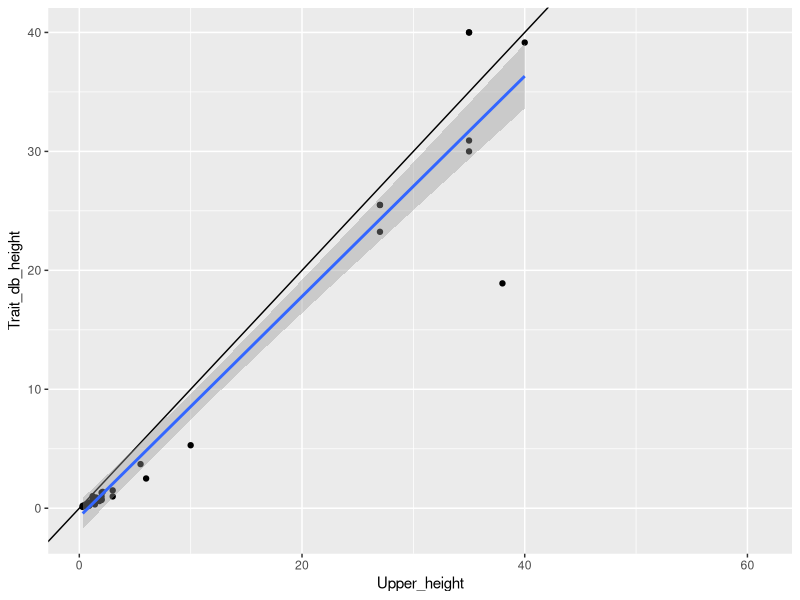
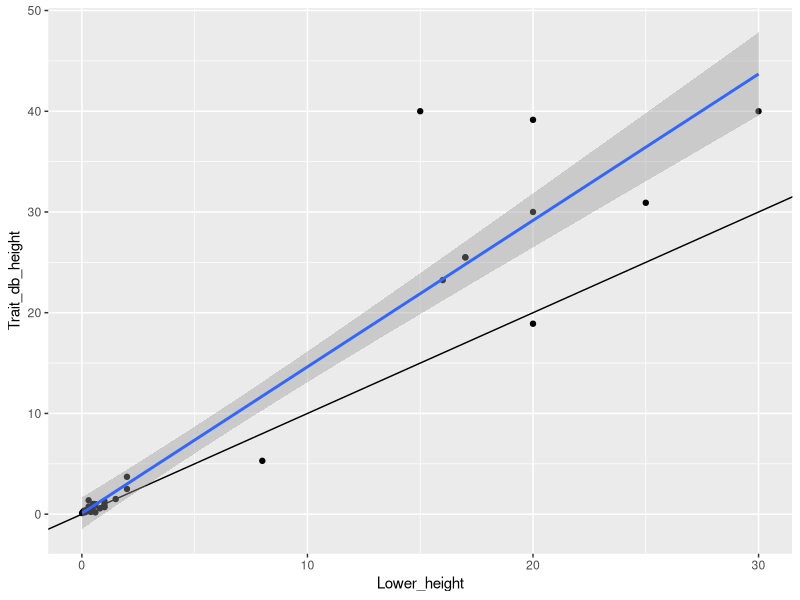
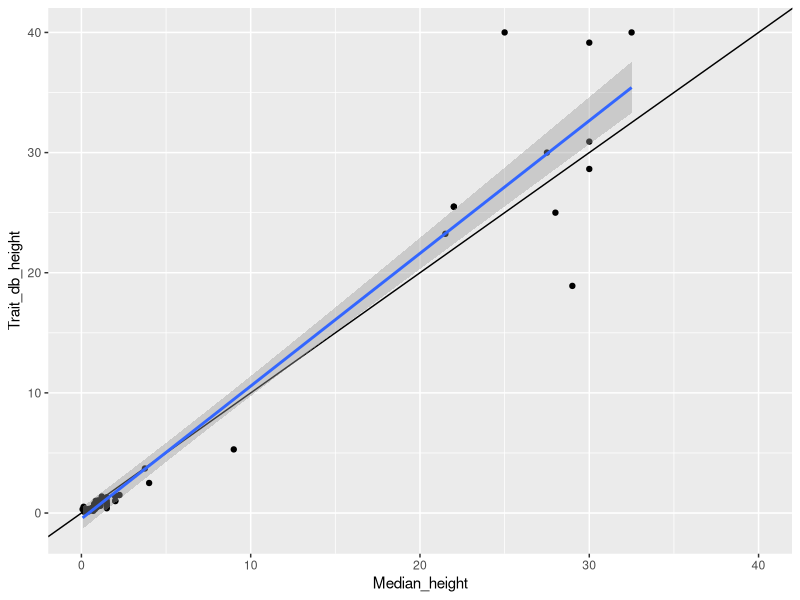
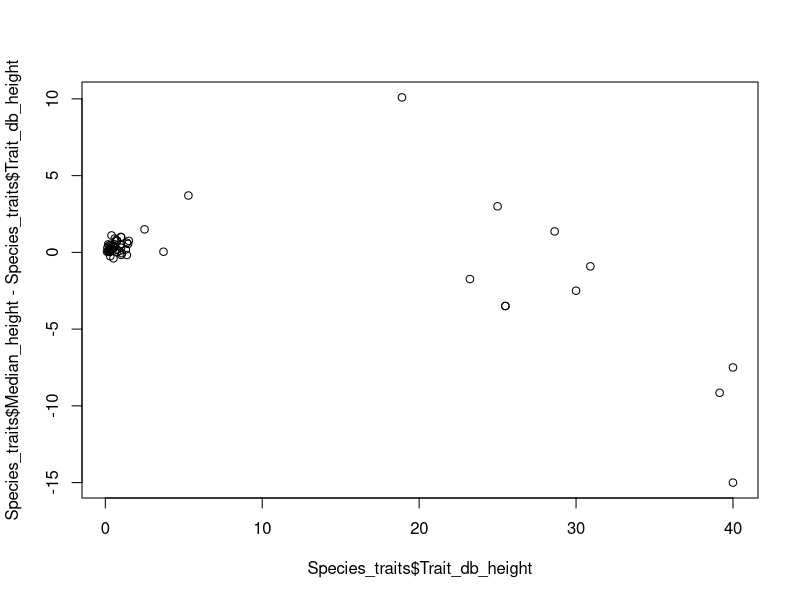

Write the R code that produced these figures, in order.
#script to sort out trait data and check for inconsistencies

library(ggplot2)

#load in data
Species_traits<-read.csv("Data/Species_resolved_traits.csv")


Species_traits$Median_height<-ifelse(!is.na(Species_traits$Single_height),Species_traits$Single_height,(Species_traits$Upper_height+Species_traits$Lower_height)/2)

write.csv(Species_traits,"Data/Species_traits_median.csv")

head(Species_traits)


ggplot(Species_traits,aes(y= Trait_db_height,x=Upper_height))+geom_point()+geom_abline()+geom_smooth(method="lm")
ggplot(Species_traits,aes(y= Trait_db_height,x=Lower_height))+geom_point()+geom_abline()+geom_smooth(method="lm")
ggplot(Species_traits,aes(y= Trait_db_height,x=Median_height))+geom_point()+geom_abline()+geom_smooth(method="lm")



#look at how close height values derived from internet are to trait databases
#first calculated as a percentage
sqrt(mean(((Species_traits$Trait_db_height-Species_traits$Upper_height)/Species_traits$Trait_db_height)^2,na.rm = T))-1
sqrt(mean(((Species_traits$Trait_db_height-Species_traits$Lower_height)/Species_traits$Trait_db_height)^2,na.rm = T))-1
sqrt(mean(((Species_traits$Trait_db_height-Species_traits$Median_height)/Species_traits$Trait_db_height)^2,na.rm = T))-1

#then in metres
sqrt(mean(((Species_traits$Trait_db_height-Species_traits$Upper_height))^2,na.rm = T))
sqrt(mean(((Species_traits$Trait_db_height-Species_traits$Lower_height))^2,na.rm = T))
sqrt(mean(((Species_traits$Trait_db_height-Species_traits$Median_height))^2,na.rm = T))


#plot how this varies by height

plot(Species_traits$Trait_db_height,Species_traits$Median_height-Species_traits$Trait_db_height)


M1<-lm(Trait_db_height~Median_height,data=Species_traits)
summary(M1)
